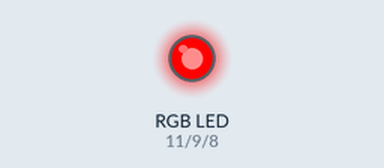
Simulated run of this sketch. Board: Arduino Uno, built with avr-gcc and run on an emulated ATmega328P. Parts: an RGB LED mixed from three pins (HIGH = lit).

Above: at 0.05 s.
At 0.6 s:
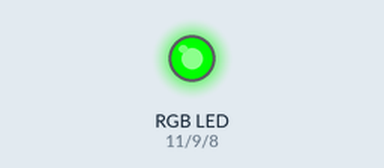
At 1.15 s:
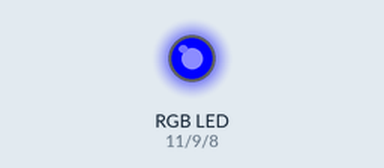
At 2.25 s:
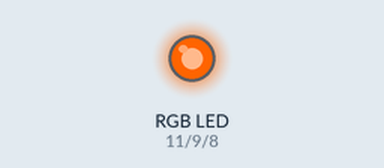
At 3.35 s:
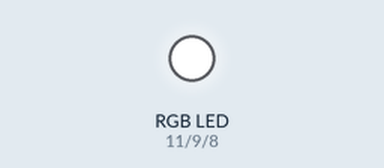
At 4.45 s:
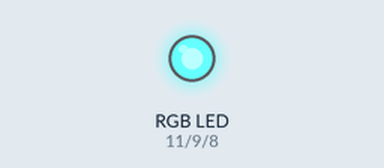
Timing chart, 0 to 5.9 s (numbered marks = the images above):
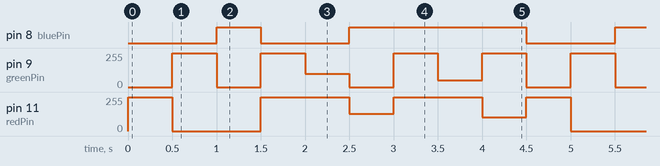

Measured:
- by itself, pin 8 (bluePin): repeats every 4.5 s: LOW 1.0 s, HIGH 2.0 s, LOW 1.0 s, HIGH 0.50 s
- by itself, pin 11 (redPin): repeats every 4.5 s: 0/255 1.0 s, 255/255 1.0 s, 128/255 0.50 s, 255/255 1.0 s, 102/255 0.50 s, 255/255 0.50 s
- by itself, pin 9 (greenPin): repeats every 4.5 s: 0/255 0.50 s, 255/255 0.50 s, 100/255 0.50 s, 0/255 0.50 s, 255/255 0.50 s, 51/255 0.50 s, 255/255 0.50 s, 0/255 0.50 s, 255/255 0.50 s

The sketch:

ColorsRGB.ino
```cpp
const int redPin = 11;

const int greenPin= 9;

const int bluePin= 8;
int redValue = 0;

int blueValue = 0;

int greenValue = 0;
void setup() {
  // put your setup code here, to run once:
  Serial.begin(9600);

  pinMode(redPin, OUTPUT);

  pinMode(bluePin, OUTPUT);

  pinMode(greenPin, OUTPUT);
}

void loop() {
//Red

  analogWrite(redPin, 255);

  analogWrite(greenPin, 0);

  analogWrite(bluePin, 0);

  delay(500);

  //Red

  analogWrite(redPin, 0);

  analogWrite(greenPin, 255);

  analogWrite(bluePin, 0);

  delay(500);

    //blue

  analogWrite(redPin, 0);

  analogWrite(greenPin, 0);

  analogWrite(bluePin, 255);

  delay(500);

      //yellow

  analogWrite(redPin, 255);

  analogWrite(greenPin, 255);

  analogWrite(bluePin, 0);

  delay(500);

        //orange

  analogWrite(redPin, 255);

  analogWrite(greenPin, 100);

  analogWrite(bluePin, 0);

  delay(500);

          //purple

  analogWrite(redPin, 128);

  analogWrite(greenPin, 0);

  analogWrite(bluePin, 128);

  delay(500);

        //white

  analogWrite(redPin, 255);

  analogWrite(greenPin, 255);

  analogWrite(bluePin, 255);

  delay(500);
          //pink

  analogWrite(redPin, 255);

  analogWrite(greenPin, 51);

  analogWrite(bluePin, 255);

  delay(500);
            //cyan

  analogWrite(redPin, 102);

  analogWrite(greenPin, 255);

  analogWrite(bluePin, 255);

  delay(500);
  }
```
